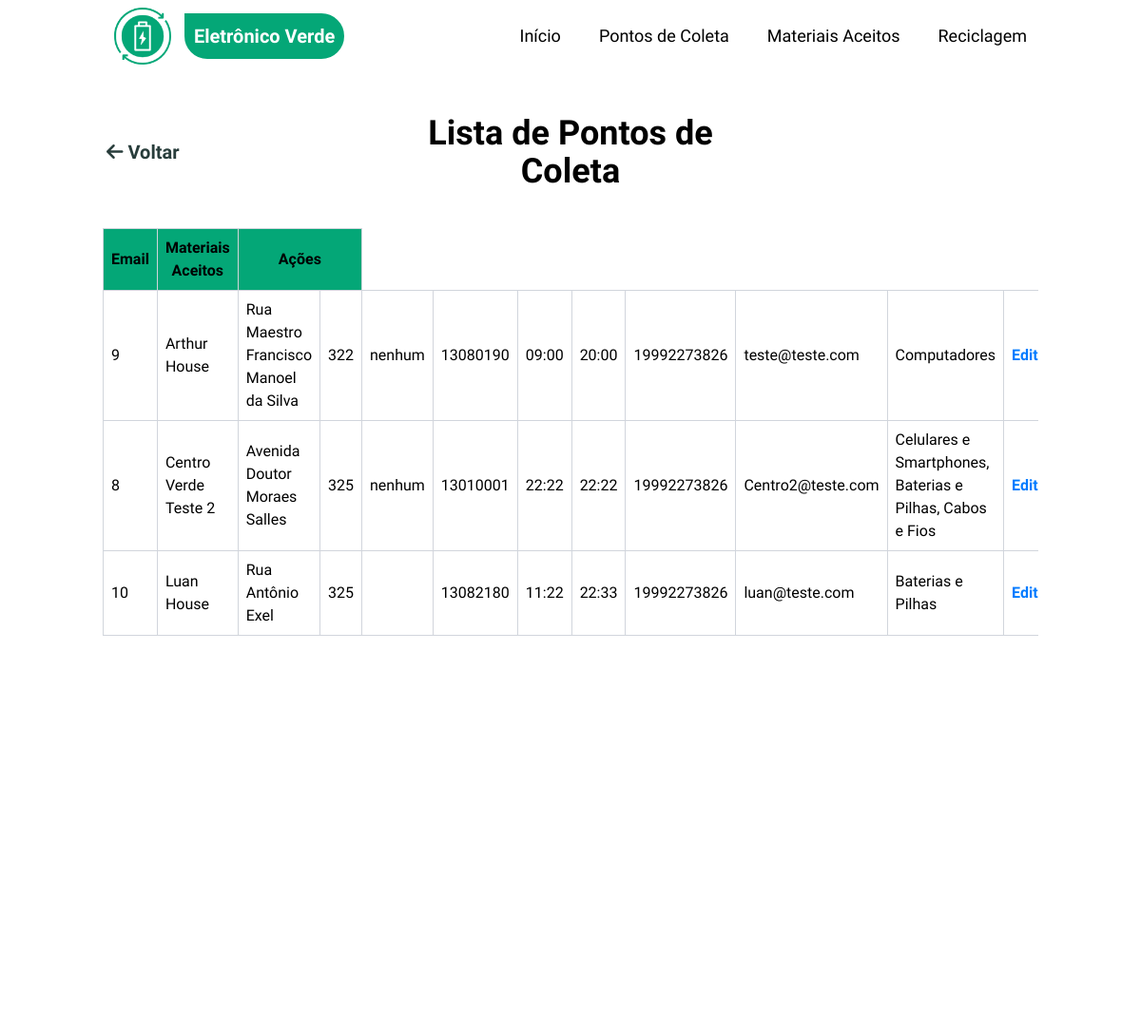
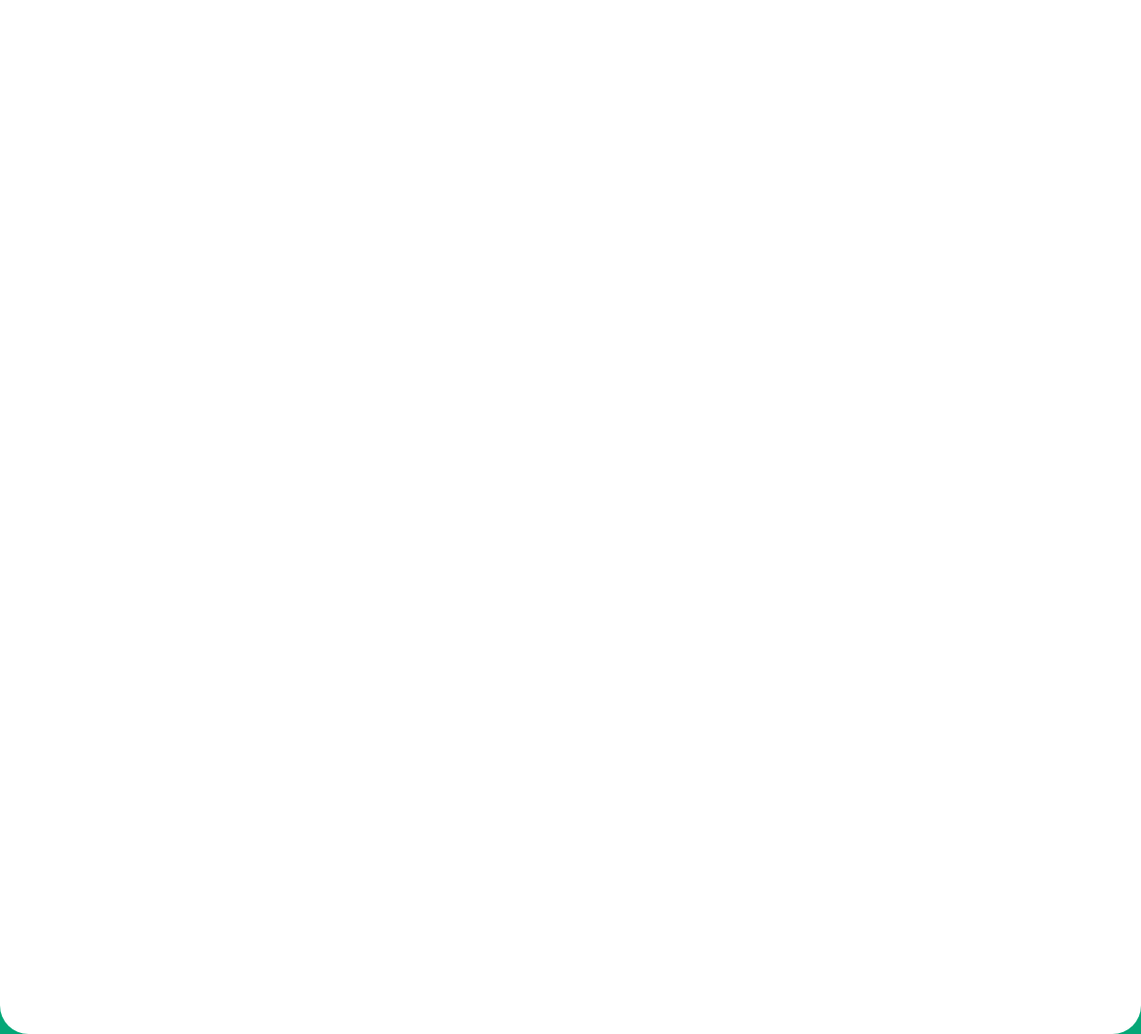
The page /consultar-pontos (signed in) on the database its author committed (2 pictures, top to bottom).
### tables this page shows
CREATE TABLE pontos_coleta (
    id INTEGER PRIMARY KEY AUTOINCREMENT,
    empresa VARCHAR(200) NOT NULL,
    endereco VARCHAR(255) NOT NULL,
    numero VARCHAR(20) NOT NULL,
    complemento VARCHAR(100),
    cep VARCHAR(10) NOT NULL,
    hora_inicio TIME NOT NULL,
    hora_encerrar TIME NOT NULL,
    telefone VARCHAR(20) NOT NULL,
    email VARCHAR(150) NOT NULL,
    latitude DECIMAL(10, 8),
    longitude DECIMAL(11, 8),
    ativo BOOLEAN DEFAULT 1,
    created_at DATETIME DEFAULT CURRENT_TIMESTAMP,
    updated_at DATETIME DEFAULT CURRENT_TIMESTAMP
);

CREATE TABLE materiais (
    id INTEGER PRIMARY KEY AUTOINCREMENT,
    nome VARCHAR(100) NOT NULL UNIQUE,
    descricao TEXT,
    icone VARCHAR(50),
    created_at DATETIME DEFAULT CURRENT_TIMESTAMP,
    updated_at DATETIME DEFAULT CURRENT_TIMESTAMP
);

### src/Presentation/Controllers/PontoColetaController.php (called while the page is built, shortened)
<?php
class PontoColetaController
{
    private ListarPontosColetaUseCase $listarUseCase;
    public function __construct()
    {
        $pontoColetaRepository = new SQLitePontoColetaRepository();
        $this->listarUseCase = new ListarPontosColetaUseCase($pontoColetaRepository);
    }
    public function consultar(): void
    {
        $resultado = $this->listarUseCase->executar(false);
        $pontosColeta = $resultado['dados'] ?? [];
        require_once __DIR__ . '/../Views/pontos-coleta/consultar.php';
    }
}

### index.php (called while the page is built, shortened)
<?php
require_once __DIR__ . '/config/autoload.php';
try {
    require_once __DIR__ . '/config/routes.php';
} catch (Exception $e) {
    http_response_code(500);
    echo "Desculpe, ocorreu um erro. Por favor, tente novamente mais tarde.";
    if (ini_get('display_errors')) {
        echo "<br><br><strong>Erro técnico:</strong> " . htmlspecialchars($e->getMessage());
    }
    exit;
}

### config/autoload.php (called while the page is built, shortened)
<?php
spl_autoload_register(function ($class) {
    $class = str_replace('EletronicoVerde\\', '', $class);
    $class = str_replace('\\', DIRECTORY_SEPARATOR, $class);
    $baseDir = dirname(__DIR__) . DIRECTORY_SEPARATOR . 'src' . DIRECTORY_SEPARATOR;
    $file = $baseDir . $class . '.php';
});

### src/Application/UseCases/PontoColeta/ListarPontosColetaUseCase.php (called while the page is built, shortened)
<?php
class ListarPontosColetaUseCase
{
    private PontoColetaRepositoryInterface $pontoColetaRepository;
    public function __construct(PontoColetaRepositoryInterface $pontoColetaRepository)
    {
        $this->pontoColetaRepository = $pontoColetaRepository;
    }
    public function executar(bool $apenasAtivos = true): array
    {
        try {
            $pontosColeta = $this->pontoColetaRepository->listarTodos($apenasAtivos);
            return [
                'sucesso' => true,
                'dados' => array_map(fn($ponto) => $ponto->toArray(), $pontosColeta),
                'total' => count($pontosColeta)
            ];
        } catch (\Exception $e) {
            error_log("Erro ao listar pontos de coleta: " . $e->getMessage());
            return [
                'sucesso' => false,
                'mensagem' => 'Erro ao buscar pontos de coleta.',
                'dados' => []
            ];
        }
    }
}
?>

### src/Infrastructure/Repositories/SQLitePontoColetaRepository.php (called while the page is built, shortened)
<?php
class SQLitePontoColetaRepository implements PontoColetaRepositoryInterface
{
    private PDO $db;
    public function __construct()
    {
        $this->db = SQLiteConnection::getInstance();
    }
    public function listarTodos(bool $apenasAtivos = true): array
    {
        try {
            $sql = "SELECT * FROM pontos_coleta";
            $sql .= " ORDER BY empresa ASC";
            $stmt = $this->db->query($sql);
            $resultados = $stmt->fetchAll();
            $pontosColeta = [];
            foreach ($resultados as $dados) {
                $pontoColeta = $this->converterParaEntidade($dados);
                $materiais = $this->buscarMateriaisPorPontoColeta($pontoColeta->getId());
                foreach ($materiais as $material) {
                    $pontoColeta->adicionarMaterial($material);
                }
                $pontosColeta[] = $pontoColeta;
            }
            return $pontosColeta;
        } catch (\PDOException $e) {
            error_log("Erro ao listar pontos de coleta: " . $e->getMessage());
            return [];
        }
    }
    private function buscarMateriaisPorPontoColeta(int $pontoColetaId): array
    {
        $sql = "SELECT m.* FROM materiais m
                INNER JOIN ponto_coleta_materiais pcm ON m.id = pcm.material_id
                WHERE pcm.ponto_coleta_id = :ponto_coleta_id";
        $stmt = $this->db->prepare($sql);
        $stmt->execute([':ponto_coleta_id' => $pontoColetaId]);
        $resultados = $stmt->fetchAll();
        $materiais = [];
        foreach ($resultados as $dados) {
            $material = new Material(
                $dados['nome'],
                $dados['descricao'],
                $dados['icone'],
                $dados['id']
            );
            $material->setCreatedAt($dados['created_at']);
            $material->setUpdatedAt($dados['updated_at']);
            $materiais[] = $material;
        }
        return $materiais;
    }
    private function converterParaEntidade(array $dados): PontoColeta
    {
        $pontoColeta = new PontoColeta(
            $dados['empresa'],
            $dados['endereco'],
            $dados['numero'],
            $dados['cep'],
            $dados['hora_inicio'],
            $dados['hora_encerrar'],
            $dados['telefone'],
            $dados['email'],
            $dados['complemento'],
            $dados['latitude'],
            $dados['longitude'],
            (bool) $dados['ativo'],
            $dados['id']
        );
        $pontoColeta->setCreatedAt($dados['created_at']);
        $pontoColeta->setUpdatedAt($dados['updated_at']);
        return $pontoColeta;
    }
}

### src/Infrastructure/Database/SQLiteConnection.php (called while the page is built, shortened)
<?php
class SQLiteConnection
{
    private static ?PDO $instance = null;
    private function __construct()
    {
        try {
            $dbDir = DATABASE_PATH;
            $dbPath = $dbDir . '/eletronicoverde.db';
            self::$instance = new PDO('sqlite:' . $dbPath);
            self::$instance->setAttribute(PDO::ATTR_ERRMODE, PDO::ERRMODE_EXCEPTION);
            self::$instance->exec('PRAGMA foreign_keys = ON');
        } catch (PDOException $e) {
            Logger::error('Erro na conexão SQLite: ' . $e->getMessage());
            die('Erro na conexão com banco de dados. Verifique os logs.');
        }
    }
    public static function getInstance(): PDO
    {
        return self::$instance;
    }
}

### src/Domain/Entities/PontoColeta.php (called while the page is built, shortened)
<?php
class PontoColeta
{
    private ?int $id;
    public function __construct(
        string $empresa,
        string $endereco,
        string $numero,
        string $cep,
        string $horaInicio,
        string $horaEncerrar,
        string $telefone,
        string $email,
        ?string $complemento = null,
        ?float $latitude = null,
        ?float $longitude = null,
        bool $ativo = true,
        ?int $id = null
    ) {
        $this->empresa = $empresa;
        $this->endereco = $endereco;
        $this->numero = $numero;
        $this->cep = $this->sanitizeCep($cep);
        $this->horaInicio = $horaInicio;
        $this->horaEncerrar = $horaEncerrar;
        $this->telefone = $this->sanitizeTelefone($telefone);
        $this->email = $email;
        $this->complemento = $complemento;
        $this->latitude = $latitude;
        $this->longitude = $longitude;
        $this->ativo = $ativo;
        $this->id = $id;
    }
    public function getId(): ?int { return $this->id; }
    public function temMaterial(int $materialId): bool
    {
        return false;
    }
    private function sanitizeCep(string $cep): string
    {
        return preg_replace('/[^0-9]/', '', $cep);
    }
    private function sanitizeTelefone(string $telefone): string
    {
        return preg_replace('/[^0-9]/', '', $telefone);
    }
}

### src/Domain/Entities/Material.php (called while the page is built, shortened)
<?php
class Material
{
    private ?int $id;
    public function __construct(
        string $nome,
        ?string $descricao = null,
        ?string $icone = null,
        ?int $id = null
    ) {
        $this->nome = $nome;
        $this->descricao = $descricao;
        $this->icone = $icone;
        $this->id = $id;
    }
    public function getId(): ?int { return $this->id; }
    public function setCreatedAt(string $createdAt): void { $this->createdAt = $createdAt; }
}

### src/Presentation/Views/pontos-coleta/consultar.php (the view, shortened to what this page needs)
<?php require_once __DIR__ . '/../layouts/header.php'; ?>
<main class="min-h-[100vh] relative z-2 bg-white rounded-b-[30px]">
    <div class="container mx-auto pt-30 p-5">
      <div class="w-full flex items-center justify-between pb-10 flex-wrap">
        <div class="w-1/3">
          <a href="/eletronicoverde/acesso-restrito" class="relative transition-all duration-150 text-third font-bold p-1 text-xl hover:text-primary
                  before:absolute before:h-[1px] before:w-0 hover:before:w-full before:bg-primary before:bottom-0 before:left-0 before:transition-all before:duration-150">
            <i class="fa-solid fa-arrow-left"></i> Voltar
          </a>
        </div>
        <div class="w-1/3 text-center">
          <h1 class="text-4xl font-bold">Lista de Pontos de Coleta</h1>
        </div>
      </div>
      <div class="overflow-x-auto">
        <?php if (!empty($pontosColeta)): ?>
            <table class="border-collapse w-full pt-5">
                <thead>
                    <tr>
                        <th class="border border-gray-300 p-2 bg-primary text-black font-bold">Email</th>
                        <th class="border border-gray-300 p-2 bg-primary text-black font-bold">Materiais Aceitos</th>
                        <th class="border border-gray-300 p-2 bg-primary text-black font-bold" colspan="2">Ações</th>
                    </tr>
                </thead>
                <tbody>
                    <?php foreach ($pontosColeta as $ponto): ?>
                    <tr class="hover:bg-fourth transition-colors">
                        <td class="border border-gray-300 p-2"><?= htmlspecialchars($ponto['id']) ?></td>
                        <td class="border border-gray-300 p-2"><?= htmlspecialchars($ponto['empresa']) ?></td>
                        <td class="border border-gray-300 p-2"><?= htmlspecialchars($ponto['endereco']) ?></td>
                        <td class="border border-gray-300 p-2"><?= htmlspecialchars($ponto['numero']) ?></td>
                        <td class="border border-gray-300 p-2"><?= htmlspecialchars($ponto['complemento'] ?? '-') ?></td>
                        <td class="border border-gray-300 p-2"><?= htmlspecialchars($ponto['cep']) ?></td>
                        <td class="border border-gray-300 p-2"><?= htmlspecialchars($ponto['hora_inicio']) ?></td>
                        <td class="border border-gray-300 p-2"><?= htmlspecialchars($ponto['hora_encerrar']) ?></td>
                        <td class="border border-gray-300 p-2"><?= htmlspecialchars($ponto['telefone']) ?></td>
                        <td class="border border-gray-300 p-2"><?= htmlspecialchars($ponto['email']) ?></td>
                        <td class="border border-gray-300 p-2">
                            <?php if (!empty($ponto['materiais'])): ?>
                                <?php
                                $materiais = array_map(function($m) {
                                    return htmlspecialchars($m['nome']);
                                }, $ponto['materiais']);
                                echo implode(', ', $materiais);
                                ?>
                            <?php else: ?>
                                <span class="text-gray-500">Nenhum</span>
                            <?php endif; ?>
                        </td>
                        <td class="border border-gray-300 p-0">
                            <a href="/eletronicoverde/editar-ponto?id=<?= $ponto['id'] ?>"
                               class="block w-full h-full p-2 text-center text-azul font-bold hover:bg-blue-100 transition-colors">
                                Editar
                            </a>
                        </td>
                    </tr>
                    <?php endforeach; ?>
                </tbody>
            </table>
        <?php endif; ?>
      </div>
    </div>
</main>
<?php require_once __DIR__ . '/../layouts/footer.php'; ?>primary text-black font-bold">ID</th>

### rows shown on the page
pontos_coleta: id "9", empresa "Arthur House", endereco "Rua Maestro Francisco Manoel da Silva", numero "322", complemento "nenhum", cep "13080190", hora_inicio "09:00", hora_encerrar "20:00", telefone "19992273826", email "teste@teste.com"
materiais: nome "Computadores"
pontos_coleta: id "8", empresa "Centro Verde Teste 2", endereco "Avenida Doutor Moraes Salles", numero "325", complemento "nenhum", cep "13010001", hora_inicio "22:22", hora_encerrar "22:22", telefone "19992273826", email "Centro2@teste.com", materiais "Celulares e Smartphones, Baterias e Pilhas, Cabos e Fios"
pontos_coleta: id "10", empresa "Luan House", endereco "Rua Antônio Exel", numero "325", cep "13082180", hora_inicio "11:22", hora_encerrar "22:33", telefone "19992273826", email "luan@teste.com"
materiais: nome "Baterias e Pilhas"
